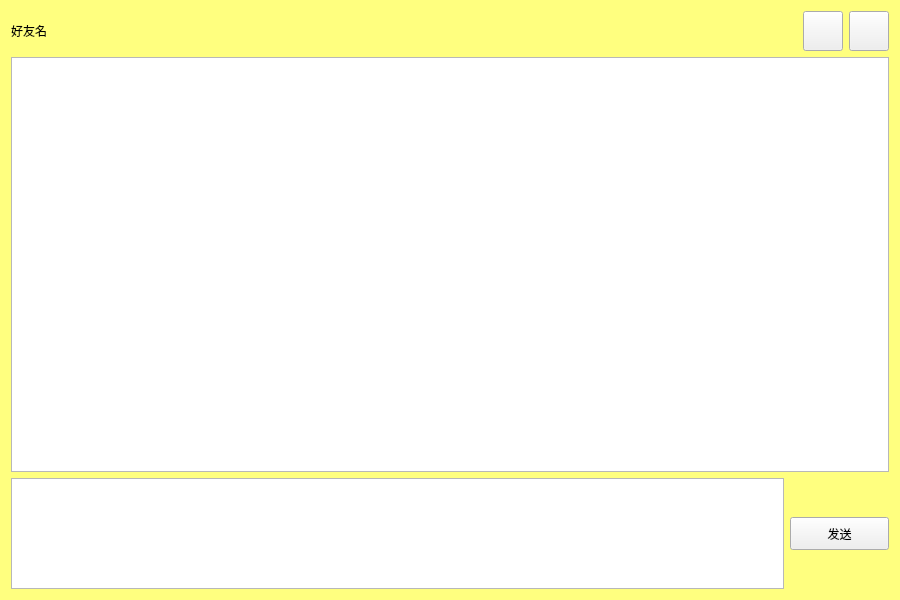
<?xml version="1.0" encoding="UTF-8"?>
<ui version="4.0">
 <class>ChatWidget</class>
 <widget class="QWidget" name="ChatWidget">
  <property name="geometry">
   <rect>
    <x>0</x>
    <y>0</y>
    <width>900</width>
    <height>600</height>
   </rect>
  </property>
  <property name="minimumSize">
   <size>
    <width>900</width>
    <height>600</height>
   </size>
  </property>
  <property name="maximumSize">
   <size>
    <width>900</width>
    <height>600</height>
   </size>
  </property>
  <property name="windowTitle">
   <string>Form</string>
  </property>
  <property name="styleSheet">
   <string notr="true">QWidget#ChatWidget
{
	background-color: rgb(255, 255, 127);
}</string>
  </property>
  <layout class="QGridLayout" name="gridLayout">
   <item row="0" column="0" colspan="2">
    <layout class="QHBoxLayout" name="horizontalLayout">
     <item>
      <widget class="QLabel" name="label">
       <property name="minimumSize">
        <size>
         <width>500</width>
         <height>40</height>
        </size>
       </property>
       <property name="maximumSize">
        <size>
         <width>500</width>
         <height>40</height>
        </size>
       </property>
       <property name="text">
        <string>好友名</string>
       </property>
      </widget>
     </item>
     <item>
      <spacer name="horizontalSpacer">
       <property name="orientation">
        <enum>Qt::Horizontal</enum>
       </property>
       <property name="sizeHint" stdset="0">
        <size>
         <width>40</width>
         <height>20</height>
        </size>
       </property>
      </spacer>
     </item>
     <item>
      <widget class="QPushButton" name="pushButton_mini">
       <property name="minimumSize">
        <size>
         <width>40</width>
         <height>40</height>
        </size>
       </property>
       <property name="maximumSize">
        <size>
         <width>40</width>
         <height>40</height>
        </size>
       </property>
       <property name="text">
        <string/>
       </property>
      </widget>
     </item>
     <item>
      <widget class="QPushButton" name="pushButton_close">
       <property name="minimumSize">
        <size>
         <width>40</width>
         <height>40</height>
        </size>
       </property>
       <property name="maximumSize">
        <size>
         <width>40</width>
         <height>40</height>
        </size>
       </property>
       <property name="text">
        <string/>
       </property>
      </widget>
     </item>
    </layout>
   </item>
   <item row="1" column="0" colspan="2">
    <widget class="QListWidget" name="listWidget"/>
   </item>
   <item row="2" column="0">
    <widget class="QTextEdit" name="textEdit">
     <property name="minimumSize">
      <size>
       <width>0</width>
       <height>111</height>
      </size>
     </property>
     <property name="maximumSize">
      <size>
       <width>16777215</width>
       <height>111</height>
      </size>
     </property>
    </widget>
   </item>
   <item row="2" column="1">
    <widget class="QPushButton" name="pushButton_send">
     <property name="minimumSize">
      <size>
       <width>99</width>
       <height>33</height>
      </size>
     </property>
     <property name="maximumSize">
      <size>
       <width>99</width>
       <height>33</height>
      </size>
     </property>
     <property name="text">
      <string>发送</string>
     </property>
    </widget>
   </item>
  </layout>
 </widget>
 <resources/>
 <connections/>
</ui>
